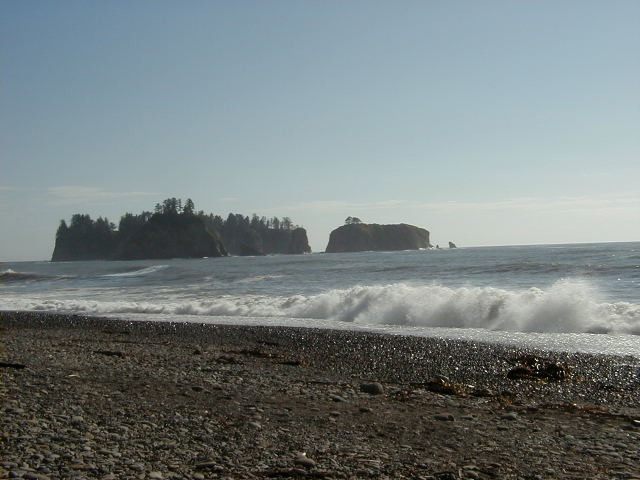
#> input picture p4-107396-163128-192744/input/beach_1.jpg, 640 x 480 px
$ python color_planes.py --input_file ../../p4-107396-163128-192744/input/beach_1.jpg --output_file_a out.png --output_file_b out.png --output_file_c out.png
#> lines starting #> are read from the running program, lines starting #| are printed output that depends on the picture
#> in main, input_img is the input picture: shape (480, 640, 3); mean B, G, R 128.5, 127.8, 118.5
from __future__ import absolute_import
from __future__ import division
from __future__ import print_function

import sys
import cv2
import numpy as np
import argparse

DEBUG=False

# Channel order in cv2 is BGR
def a_function(original_img):
  b,g,r = cv2.split(original_img)
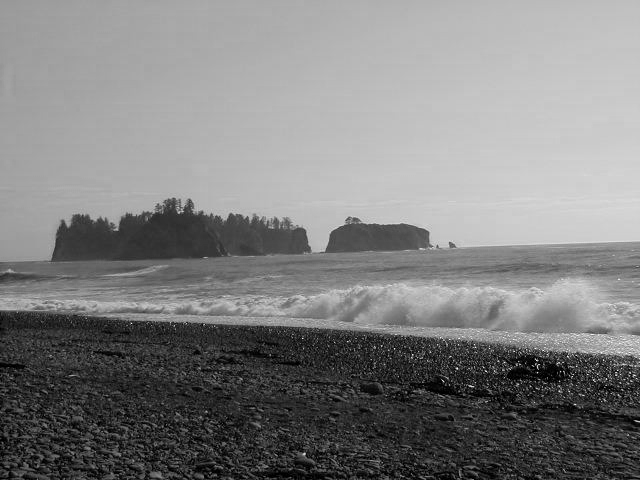
#> b: shape (480, 640); min 0, max 255, mean 128.5
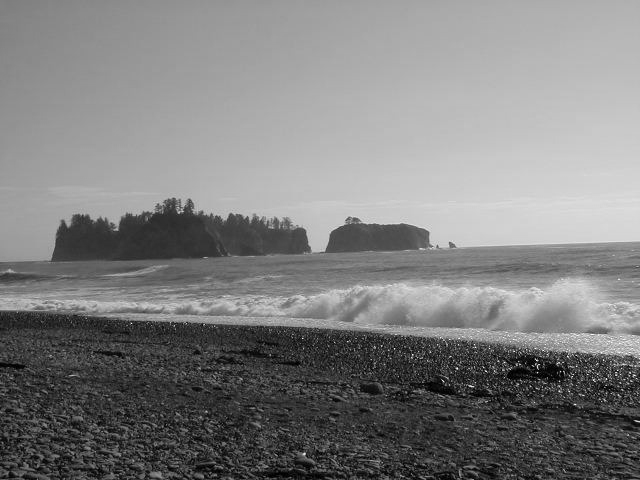
#> g: shape (480, 640); min 0, max 255, mean 127.8
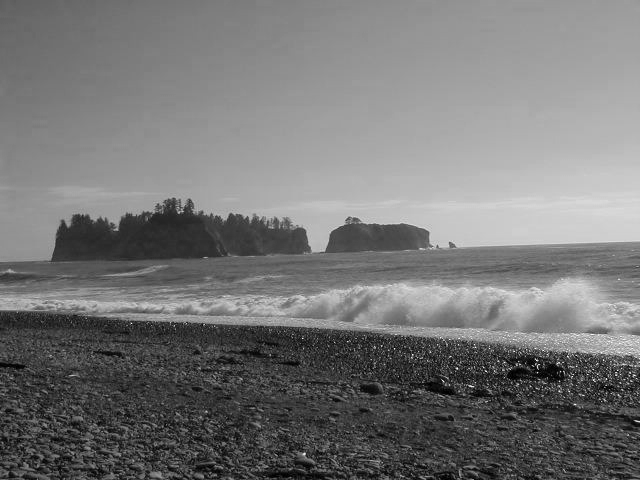
#> r: shape (480, 640); min 0, max 255, mean 118.5
  original_img = cv2.merge((r,g,b))
  # [4 lines of commented-out code are left out]

  return original_img


def b_function(original_img):
  _, g, _ = cv2.split(original_img)

  return g

def c_function(original_img):
  _, _, r = cv2.split(original_img)

  return r


def main(argv):
  # Parse arguments
  parser = argparse.ArgumentParser()
  parser.add_argument('-i',  '--input_file',    help='Input file', required=True)
  parser.add_argument('-oa', '--output_file_a', help='Output file from a question', required=True)
  parser.add_argument('-ob', '--output_file_b', help='Output file from b question', required=True)
  parser.add_argument('-oc', '--output_file_c', help='Output file from c question', required=True)
  args = parser.parse_args()

  input_img = cv2.imread(args.input_file)

  a_img = a_function(input_img)
  cv2.imwrite(args.output_file_a ,a_img)

  b_img = b_function(input_img)
  cv2.imwrite(args.output_file_b ,b_img)

  c_img = c_function(input_img)
  cv2.imwrite(args.output_file_c ,c_img)

  if DEBUG:
    cv2.imshow("INPUT", input_img)
    cv2.imshow("A FUNCTION", a_img)
    cv2.imshow("B FUNCTION", b_img)
    cv2.imshow("C FUNCTION", c_img)

    cv2.waitKey(0)
    cv2.destroyAllWindows()

if __name__ == "__main__":
  sys.exit(main(sys.argv[1:]))
#> (the program exits here)

$ run again, on p4-107396-163128-192744/input/beach_3.jpg
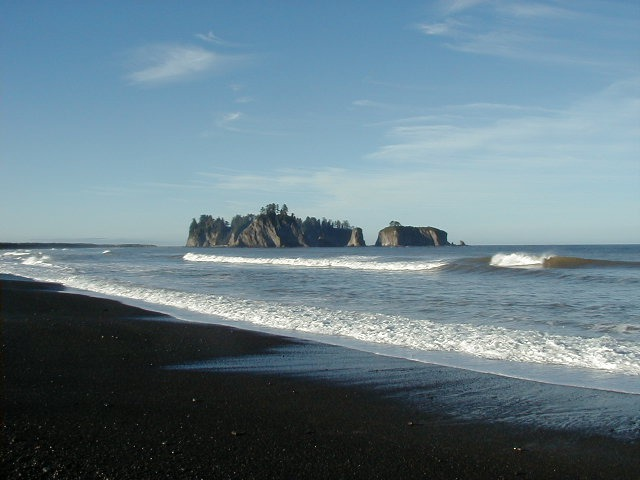
#> input picture p4-107396-163128-192744/input/beach_3.jpg, 640 x 480 px
#> in main, input_img is the input picture: shape (480, 640, 3); mean B, G, R 136.7, 125.4, 102.2
#> in a_function, `b,g,r = cv2.split(original_img)`:
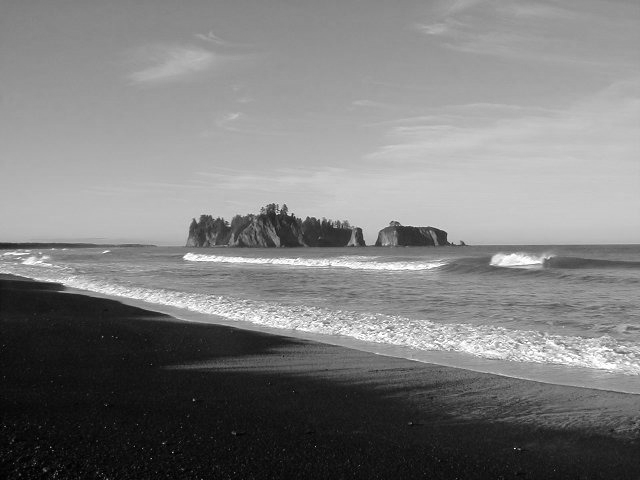
#> g: shape (480, 640); min 0, max 255, mean 125.4
#> in a_function, `b,g,r = cv2.split(original_img)`:
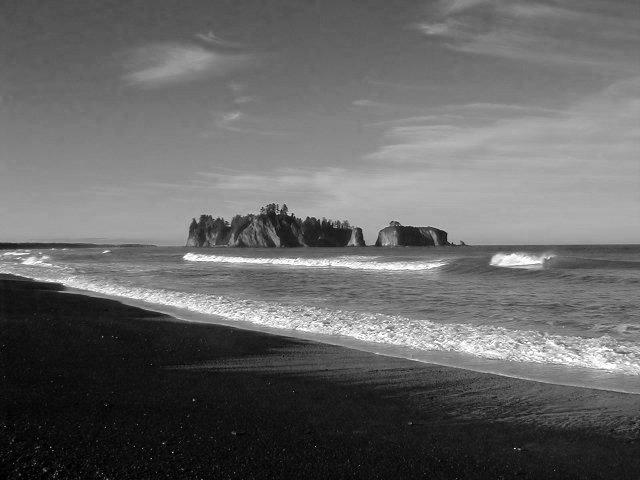
#> r: shape (480, 640); min 0, max 255, mean 102.2

$ run again, on p4-107396-163128-192744/input/beach_5.jpg
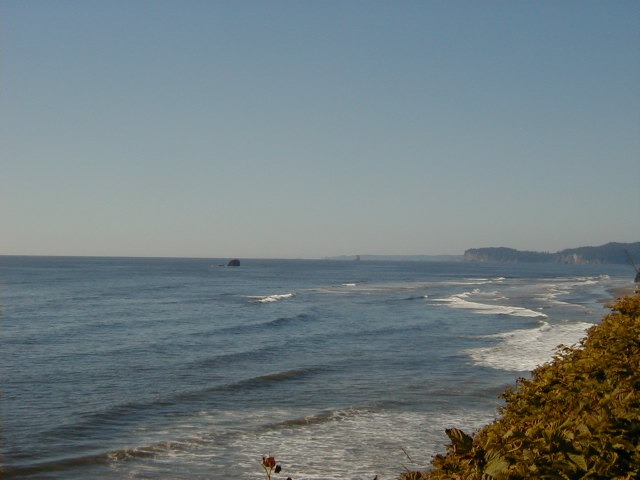
#> input picture p4-107396-163128-192744/input/beach_5.jpg, 640 x 480 px
#> in main, input_img is the input picture: shape (480, 640, 3); mean B, G, R 128.8, 125.4, 113
#> in a_function, `b,g,r = cv2.split(original_img)`:
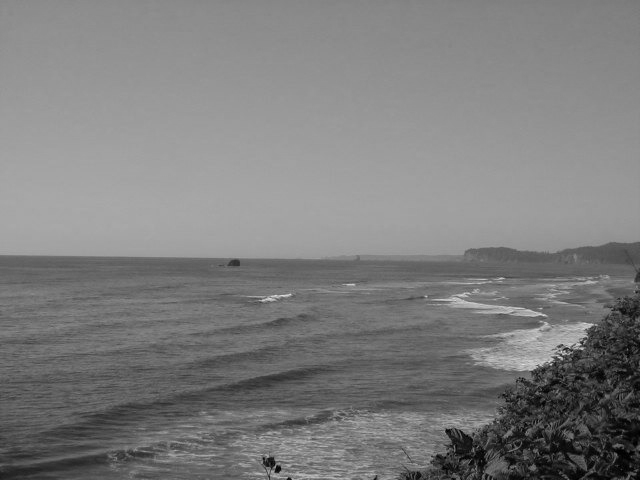
#> g: shape (480, 640); min 0, max 228, mean 125.4
#> in a_function, `b,g,r = cv2.split(original_img)`:
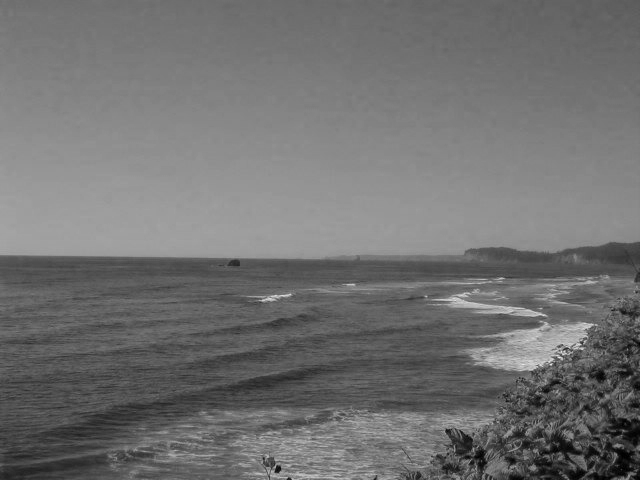
#> r: shape (480, 640); min 0, max 236, mean 113
